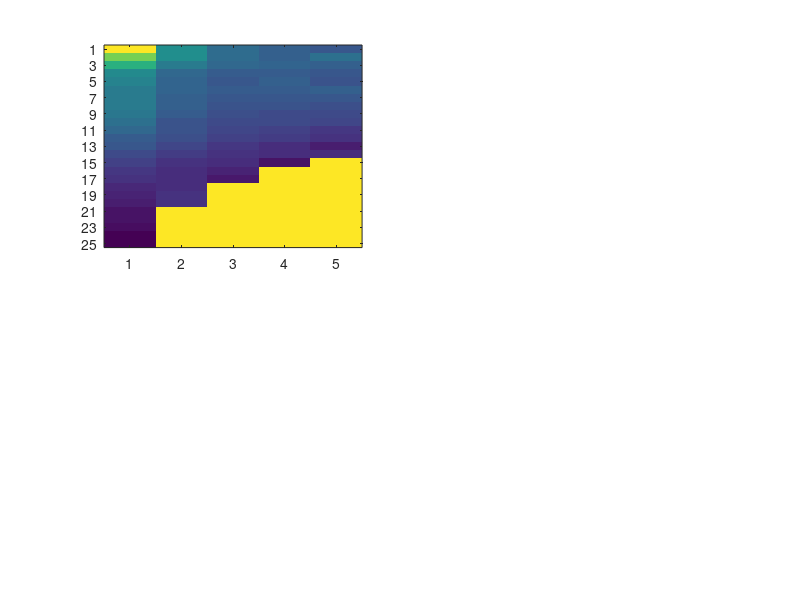

Recreate this plot in MATLAB. (Note: this script raises an error after producing the figure.)
%res = load('res_hope.mat');
%res = load('res_same.mat');
%res = load('res_same_sun_bound.mat');
%res = load('res_same_bound30.mat');
%res = load('res_same_tree.mat','res');
res = load('res_5f_norm_long.mat');
cmax = 10;
cmin = 5;

res = res.res;
max_order = 5;
figure;
subplot(2,2,1);
Train = zeros(length(res{1}(:,1)),max_order);
for d = 1:max_order
    Train(1:numel(res{d}(:,1)),d) = res{d}(:,2);
end
Tr = Train;
Tr(Train==0)=inf;
imagesc(Tr);
yticks(1:2:length(res{1}));
yticklabels(int2str(res{1}(1:2:end,1)));
xticks(1:max_order);

colormap hot;
xlabel('order');
ylabel('local models')
title('Training');
%hcb = colorbar('FontSize',11,'YTick',log([round(cmin) :10,12:6: cmax]) ,'YTickLabel',[round(cmin) :10,12:6: cmax]);
hcb=colorbar;
caxis([cmin, cmax]);
colorTitleHandle = get(hcb,'Title');
set(colorTitleHandle ,'String','Loss');

subplot(2,2,2);
Val = zeros(length(res{1}(:,1)),max_order);
for d = 1:max_order
    Val(1:numel(res{d}(:,1)),d) = res{d}(:,3);
end
V = Val;
V(Val==0)=inf;
imagesc(V);
yticks(1:2:length(res{1}));
yticklabels(int2str(res{1}(1:2:end,1)));
xticks(1:max_order);
hcb =colorbar;
caxis([cmin, cmax]);
colormap hot;
xlabel('order');
ylabel('local models')
title('Validation');
colorTitleHandle = get(hcb,'Title');
set(colorTitleHandle ,'String','Loss');

subplot(2,2,3);
Time = zeros(length(res{1}(:,1)),max_order);
for d = 1:max_order
    Time(1:numel(res{d}(:,1)),d) = res{d}(:,4);
end

cmax = max(Time(:));
cmin = min(Time(:));
Ti = Time;
Ti(Ti==0)=inf;
imagesc(Ti);
yticks(1:2:length(res{1}));
yticklabels(int2str(res{1}(1:2:end,1)));
xticks(1:max_order);

hcb = colorbar;
caxis([cmin cmax+0.5]);
colormap hot;
xlabel('order');
ylabel('local models')
title('Time');
colorTitleHandle = get(hcb,'Title');
set(colorTitleHandle ,'String','Time (s)');


subplot(2,2,4);
Time = zeros(length(res{1}(:,1)),max_order);
for d = 1:max_order
    Time(1:numel(res{d}(:,1)),d) = res{d}(:,5);
end

cmax = max(Time(:));
cmin = min(Time(:));
Ti = Time;
Ti(Ti==0)=1000;
imagesc(Ti);
yticks(1:2:length(res{1}));
yticklabels(int2str(res{1}(1:2:end,1)));
xticks(1:max_order);

hcb = colorbar;
caxis([cmin cmax+0.5]);
colormap hot;
xlabel('order');
ylabel('local models')
title('Time');
colorTitleHandle = get(hcb,'Title');
set(colorTitleHandle ,'String','ExecutionTime (s)');

figure;
fst = sum(arrayfun(@(x)nchoosek(2+x-1,x),1));
for o = 1:max_order
    min_conf = sum(arrayfun(@(x)nchoosek(2+x-1,x),1:o));

    res{o}(:,6) = res{o}(:,1).*min_conf/fst;
end
   
Mem = zeros(length(res{1}(:,6)),max_order);
for d = 1:max_order
    Mem(1:numel(res{d}(:,1)),d) = res{d}(:,6);
end
   
cmax = max(Mem(:));
cmin = min(Mem(:));
MM = Mem;
MM(MM==0)=inf;
imagesc(MM);
yticks(1:2:length(res{1}));
yticklabels(int2str(res{1}(1:2:end,1)));
xticks(1:max_order);

hcb = colorbar;
caxis([cmin cmax]);
colormap hot;
xlabel('order');
ylabel('local models')
title('Memory: relative to k = 1, o = 1');
colorTitleHandle = get(hcb,'Title');
set(colorTitleHandle ,'String','Memory (s)');
    